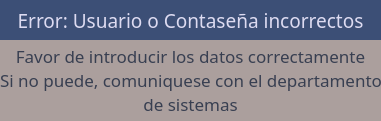
<?xml version="1.0" encoding="UTF-8"?>
<ui version="4.0">
 <class>Form</class>
 <widget class="QWidget" name="Form">
  <property name="geometry">
   <rect>
    <x>0</x>
    <y>0</y>
    <width>381</width>
    <height>121</height>
   </rect>
  </property>
  <property name="sizePolicy">
   <sizepolicy hsizetype="Fixed" vsizetype="Fixed">
    <horstretch>0</horstretch>
    <verstretch>0</verstretch>
   </sizepolicy>
  </property>
  <property name="windowTitle">
   <string>Error de inicio de sesión</string>
  </property>
  <property name="styleSheet">
   <string notr="true">background-color: #ab9f9d;</string>
  </property>
  <widget class="QLabel" name="label">
   <property name="geometry">
    <rect>
     <x>0</x>
     <y>0</y>
     <width>381</width>
     <height>41</height>
    </rect>
   </property>
   <property name="font">
    <font>
     <family>Bodoni MT</family>
     <pointsize>14</pointsize>
    </font>
   </property>
   <property name="styleSheet">
    <string notr="true">color: #dddbf1;
background-color: #3c4f76</string>
   </property>
   <property name="text">
    <string>Error: Usuario o Contaseña incorrectos</string>
   </property>
   <property name="alignment">
    <set>Qt::AlignmentFlag::AlignCenter</set>
   </property>
  </widget>
  <widget class="QLabel" name="label_2">
   <property name="geometry">
    <rect>
     <x>0</x>
     <y>40</y>
     <width>381</width>
     <height>81</height>
    </rect>
   </property>
   <property name="font">
    <font>
     <family>Bodoni MT</family>
     <pointsize>13</pointsize>
    </font>
   </property>
   <property name="styleSheet">
    <string notr="true">color: #383f51;</string>
   </property>
   <property name="text">
    <string>&lt;html&gt;&lt;head/&gt;&lt;body&gt;
&lt;p style=&quot;margin: 0; line-height: 1.0;&quot;&gt;Favor de introducir los datos correctamente&lt;/p&gt;
&lt;p style=&quot;margin: 0; line-height: 1.0;&quot;&gt;Si no puede, comuniquese con el departamento&lt;/p&gt;
&lt;p style=&quot;margin: 0; line-height: 1.0;&quot;&gt;de sistemas&lt;/p&gt;
&lt;/body&gt;&lt;/html&gt;</string>
   </property>
   <property name="alignment">
    <set>Qt::AlignmentFlag::AlignCenter</set>
   </property>
   <property name="wordWrap">
    <bool>false</bool>
   </property>
  </widget>
 </widget>
 <resources/>
 <connections/>
</ui>
